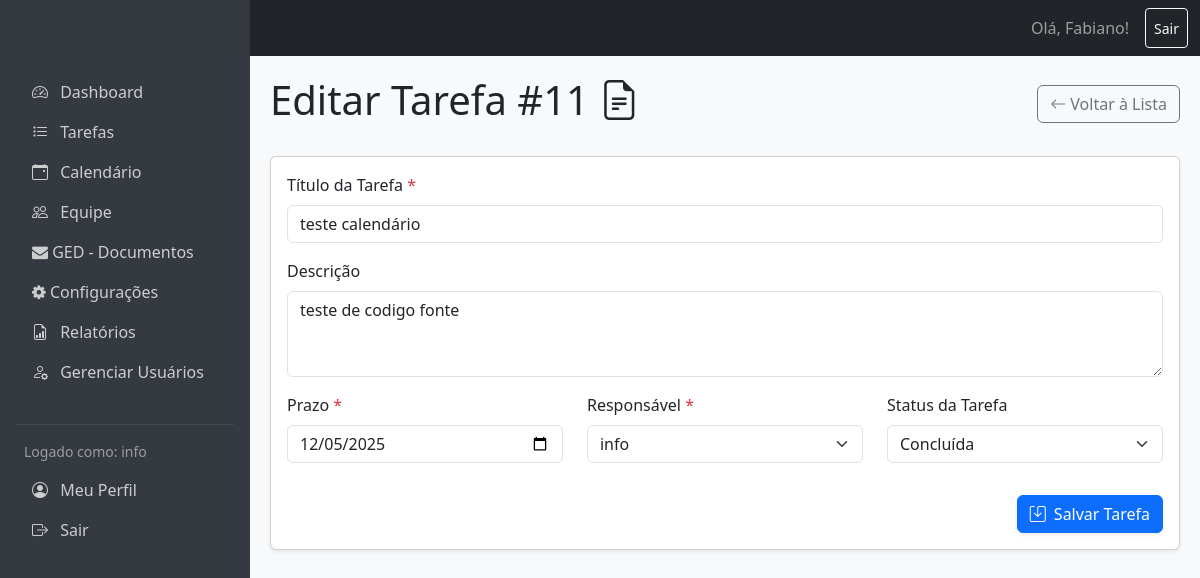
Page /form_tarefa.php?id=11 (signed in) on the committed database.
### tables this page shows
CREATE TABLE `tarefas` (
  `id` int(11) NOT NULL,
  `titulo` varchar(255) NOT NULL,
  `descricao` text,
  `prioridade` enum('baixa','media','alta') NOT NULL DEFAULT 'baixa',
  `data_criacao` timestamp NOT NULL DEFAULT CURRENT_TIMESTAMP,
  `prazo` date NOT NULL,
  `status_tarefa` enum('pendente','em_andamento','concluido','atrasado') NOT NULL DEFAULT 'pendente',
  `responsavel_id` int(11) DEFAULT NULL
);

CREATE TABLE `usuarios` (
  `id` int(11) NOT NULL,
  `nome` varchar(100) NOT NULL,
  `email` varchar(100) NOT NULL,
  `senha_hash` varchar(255) NOT NULL,
  `perfil` enum('admin','user') NOT NULL DEFAULT 'user',
  `foto_perfil_url` varchar(255) DEFAULT NULL,
  `data_cadastro` timestamp NOT NULL DEFAULT CURRENT_TIMESTAMP
);

### form_tarefa.php (the view, shortened to what this page needs)
<?php
include 'header.php';
include 'sidebar.php';
require_once 'conexao.php';
$tarefa = [
    'id' => null,
    'titulo' => '',
    'descricao' => '',
    'prazo' => '',
    'responsavel_id' => '',
    'status_tarefa' => 'pendente'
];
$titulo_pagina = "Nova Tarefa";
$is_atrasado = false;
if (isset($_GET['id']) && is_numeric($_GET['id'])) {
    $id = (int)$_GET['id'];
    try {
        $stmt = $pdo->prepare("SELECT id, titulo, descricao, prazo, responsavel_id, status_tarefa FROM tarefas WHERE id = :id");
        $stmt->bindParam(':id', $id, PDO::PARAM_INT);
        $stmt->execute();
        $resultado = $stmt->fetch(PDO::FETCH_ASSOC);
        if ($resultado) {
            $tarefa = $resultado;
            $titulo_pagina = "Editar Tarefa #" . $id;
        } else {
            header('Location: form_tarefa.php?status=erro&msg=' . urlencode('Tarefa não encontrada.'));
            exit;
        }
    } catch (\PDOException $e) {
        error_log("Erro ao carregar tarefa: " . $e->getMessage());
    }
}
$responsaveis = [];
try {
    $stmt_resp = $pdo->query("SELECT id, nome FROM usuarios ORDER BY nome ASC");
    $responsaveis = $stmt_resp->fetchAll(PDO::FETCH_ASSOC);
} catch (\PDOException $e) {
    error_log("Erro ao buscar responsáveis: " . $e->getMessage());
}
?>
<div id="main-content">
    <div class="d-flex justify-content-between align-items-center mb-4">
        <h1><?= $titulo_pagina ?> <i class="bi bi-file-earmark-text"></i></h1>
        <a href="listagem_registros.php" class="btn btn-outline-secondary">
            <i class="bi bi-arrow-left"></i> Voltar à Lista
        </a>
    </div>
    <div class="card shadow-sm">
        <div class="card-body">
            <form action="salvar_tarefa.php" method="POST">
                <div class="mb-3">
                    <label for="titulo" class="form-label">Título da Tarefa <span class="text-danger">*</span></label>
                    <input type="text" class="form-control" id="titulo" name="titulo" value="<?= htmlspecialchars($tarefa['titulo']) ?>" required>
                </div>
                <div class="mb-3">
                    <label for="descricao" class="form-label">Descrição</label>
                    <textarea class="form-control" id="descricao" name="descricao" rows="3"><?= htmlspecialchars($tarefa['descricao']) ?></textarea>
                </div>
                <div class="row">
                    <div class="col-md-4 mb-3">
                        <label for="prazo" class="form-label">Prazo <span class="text-danger">*</span></label>
                        <input type="date" class="form-control" id="prazo" name="prazo" value="<?= htmlspecialchars($tarefa['prazo']) ?>" required>
                    </div>
                    <div class="col-md-4 mb-3">
                        <label for="responsavel_id" class="form-label">Responsável <span class="text-danger">*</span></label>
                        <select class="form-select" id="responsavel_id" name="responsavel_id" required>
                            <?php foreach ($responsaveis as $resp): ?>
                                <option value="<?= htmlspecialchars($resp['id']) ?>"
                                    <?= ($tarefa['responsavel_id'] == $resp['id']) ? 'selected' : '' ?>>
                                    <?= htmlspecialchars($resp['nome']) ?>
                                </option>
                            <?php endforeach; ?>
                        </select>
                    </div>
                    <div class="col-md-4 mb-3">
                        <label for="status_tarefa" class="form-label">Status da Tarefa</label>
                        <select class="form-select" id="status_tarefa" name="status_tarefa">
                            <?php
                                $status_selecionado = !$is_atrasado ? $tarefa['status_tarefa'] : '';
                            ?>
                            <option value="concluido" <?= ($status_selecionado == 'concluido') ? 'selected' : '' ?>>Concluída</option>
                        </select>
                    </div>
                </div>
                <div class="text-end pt-3">
                    <button type="submit" class="btn btn-primary shadow-sm">
                        <i class="bi bi-save me-1"></i> Salvar Tarefa
                    </button>
                </div>
            </form>
        </div>
    </div>
</div>
</body>
</html>

### header.php (style rules this page uses)
:root { --sidebar-width: 250px; }
body { background-color: #f8f9fa; }
#main-content { margin-left: var(--sidebar-width); padding: 20px; padding-top: 76px; }

### rows in the picture
tarefas: titulo "teste calendário", descricao "teste de codigo fonte", prazo "12/05/2025", responsavel_id "info", status_tarefa "Concluída"

### other values in the picture
$usuario_logado "info"
$titulo_pagina "Editar Tarefa #11"
